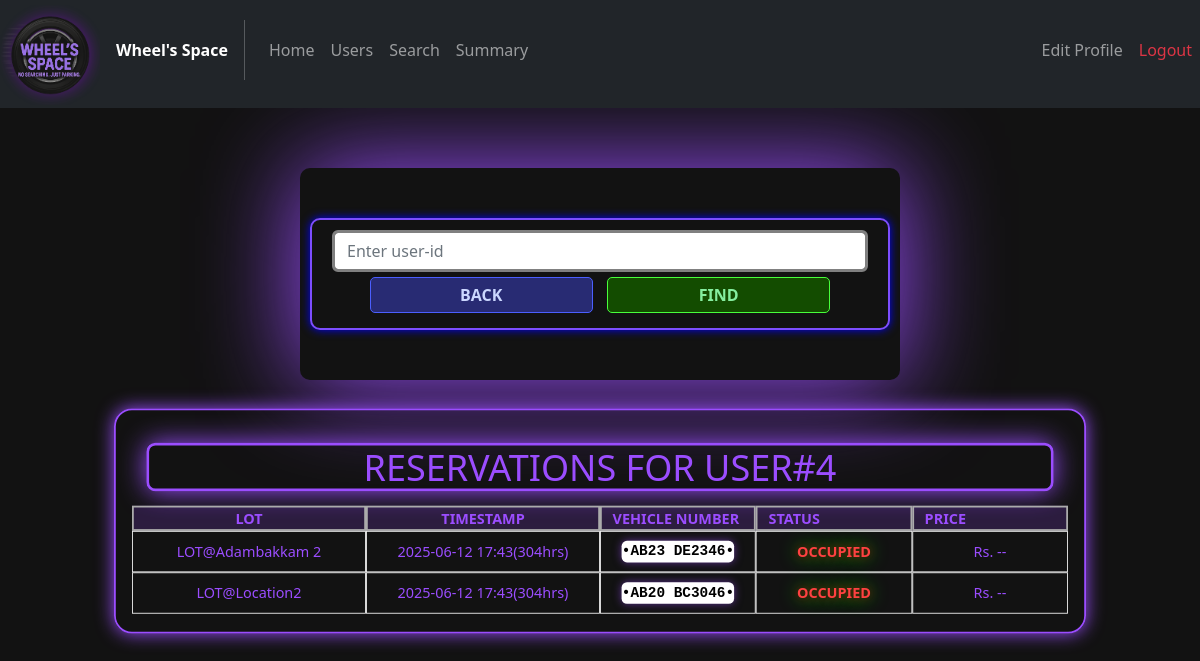
/adminhistory?userid=4, run on an earlier commit of the app's database.
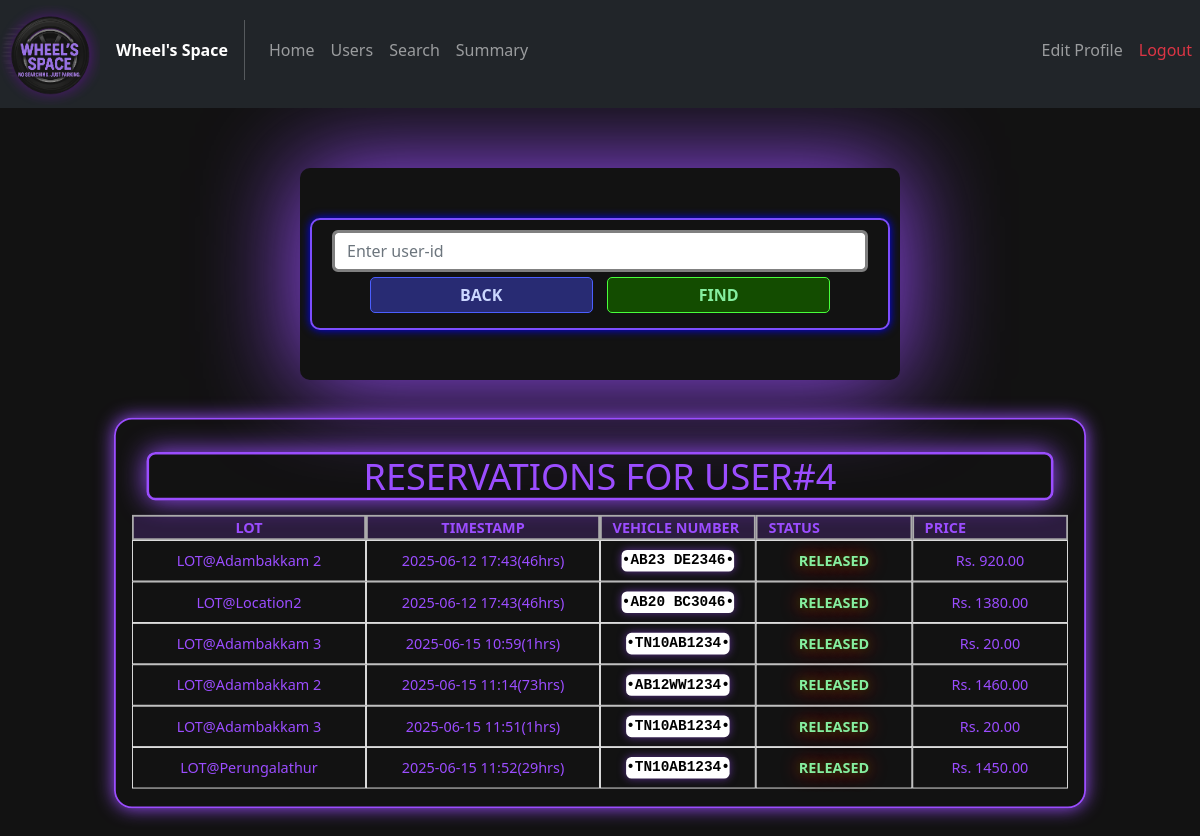
And on a later commit of the database.
### models/Reservations.py (models this page shows)
class Reservations(db.Model):
    __tablename__ = "Reservations"
    reservation_id = db.Column(db.Integer, primary_key = True)
    spot_id = db.Column(db.Integer, db.ForeignKey("Spots.spot_id"), nullable=True)
    user_id = db.Column(db.Integer, db.ForeignKey("Users.user_id"))
    parking_timestamp = db.Column(db.DateTime, nullable = False)
    leaving_timestamp = db.Column(db.DateTime)
    price_per_hour = db.Column(db.Numeric(10, 2), nullable=False)
    vehicle_number = db.Column(db.String(11), nullable=False)
    spot = db.relationship("Spots", back_populates = "reservation")
    user = db.relationship("Users", back_populates = "reserved")

### models/Lots.py (models this page shows)
class Lots(db.Model):
    __tablename__ = "Lots"
    lot_id   = db.Column(db.Integer, primary_key=True)
    location = db.Column(db.String(30), unique = True, nullable=False)
    price    = db.Column(db.Numeric(10, 2), nullable=False)
    address  = db.Column(db.String(100), nullable = False)
    pincode  = db.Column(db.Integer, nullable=False)
    max_spots= db.Column(db.Integer, nullable=False)
    spots    = db.relationship("Spots",back_populates = "lot")

### controllers/admin_routes.py (the view)
@admin_routes.route("/adminhistory")
def adminhistory():
    uid = request.args.get("userid")
    if (uid!=None):
        if not uid.isdigit():
            return render_template("admin_history.html", search=False)
        else:
            user = Users.query.filter_by(user_id = uid).first()
            if user==None:
                return render_template("admin_history.html",search=False,show_alert=True)
            raw_sql =  text(f"""SELECT
                                    spots.spot_id,
                                    lots.location,
                                    lots.price,
                                    reservations.vehicle_number,
                                    reservations.parking_timestamp,
                                    reservations.leaving_timestamp
                                FROM reservations
                                LEFT OUTER JOIN spots ON (reservations.spot_id = spots.spot_id)
                                JOIN lots ON (spots.lot_id=lots.lot_id)
                                JOIN users ON (users.user_id = reservations.user_id)
                                WHERE users.user_id = {uid};""")
            res = db.session.execute(raw_sql).all()
            i=len(res)-1
            ind = i
            while i>=0:
                if res[ind].leaving_timestamp==None:
                    res.insert(0,res.pop(ind))
                    ind+=1
                i-=1
                ind-=1
            return render_template("admin_history.html", search=True, user_id = uid, reservations = res, datetime=datetime)
    else:
        return render_template("admin_history.html", search=False)

### templates/admin_history.html (shortened to what this page needs)
<!DOCTYPE html>
<html lang="en">
<head>
    <link href="https://cdn.jsdelivr.net/npm/bootstrap@5.2.3/dist/css/bootstrap.min.css" rel="stylesheet">
    <link rel="stylesheet" href="../static/css/General_style.css">
    <link rel="stylesheet" href="../static/css/Admin_style.css">
</head>
<body>
    <nav class="navbar navbar-expand-lg navbar-dark bg-dark my-nav-bar">
        <div class="navbar-brand logo">
            <img src = {{ url_for('static', filename='images/logo.png')}} alt="WHEEL'S SPACE LOGO" id="logo" class="img-fluid mb-5">
        </div>
        <span class="fw-bold text-white">Wheel's Space</span>
        <div class="collapse navbar-collapse" id = "navbarelements">
            <ul class="navbar-nav me-auto">
                <li class="nav-item">
                    <a href="{{url_for("admin_routes.adminhome")}}" class="nav-link my-nav-link">Home</a>
                </li>
                <li class="nav-item">
                    <a href="{{url_for("admin_routes.adminusers")}}" class="nav-link my-nav-link">Users</a>
                </li>
                <li class="nav-item">
                    <a href="{{url_for("admin_routes.adminsearch")}}" class="nav-link my-nav-link">Search</a>
                </li>
                <li class="nav-item">
                    <a href="{{url_for("admin_routes.adminsummary")}}" class="nav-link my-nav-link">Summary</a>
                </li>
            </ul>
            <ul class="navbar-nav">
                <li class="nav-item">
                    <a href="{{url_for("admin_routes.adminedit")}}" class="nav-link my-nav-link">Edit Profile</a>
                </li>
                <li class="nav-item">
                    <a href="{{url_for('auth_rbac.logout')}}" class="nav-link my-nav-link text-danger">Logout</a>
                </li>
            </ul>
        </div>
    </nav>
    <div class="span-box text-center container">
        <form action="{{ url_for('admin_routes.adminhistory') }}" class="form-style form my-form">
            <input type="number" name="userid" id="userid" placeholder="Enter user-id" class="col-12 form-control my-form-input">
            <a href="{{ url_for('admin_routes.adminhome') }}" class="admin-button col-5 edit-btn">BACK</a>
            <input type="submit" value="FIND" class="admin-button col-5 add-btn">
        </form>
    </div>
    {% if search %}
    <div class="container my-3 user-box" style="max-width: 1200px;">
        <div class="row">
            <span class="my-title h1 m-3 col text-center">RESERVATIONS FOR USER#{{user_id}}</span>
        </div>
        <div class="row mb-1 mb-lg-0">
            <div class="table-heading col-6 col-md-5 col-lg-4 col-xl-3">LOT</div>
            <div class="table-heading col-6 col-md-3 col-lg-3">TIMESTAMP</div>
            <div class="table-heading d-none d-md-block col-md-4 col-lg-3 col-xl-2">VEHICLE NUMBER</div>
            <div class="table-heading d-none d-lg-block col-lg-2">STATUS</div>
            <div class="table-heading d-none d-xl-block col-xl-2">PRICE</div>
        </div>
        {% if reservations | length == 0 %}
            <div class="row mb-1 mb-lg-0">
                <div class="table-element col h2">
                    NO RESERVATIONS
                </div>
            </div>
        {% else %}
            {% for res in reservations %}
                {% if res.leaving_timestamp!=None %}
                    {% set duration = ((datetime.strptime(res.leaving_timestamp[:-10],'%Y-%m-%d %H:%M')-datetime.strptime(res.parking_timestamp[:-10],'%Y-%m-%d %H:%M')).total_seconds()+3599)//3600 %}
                {% else %}
                    {% set duration = ((datetime.now() - datetime.strptime(res.parking_timestamp[:-10],'%Y-%m-%d %H:%M')).total_seconds()+3599)//3600 %}
                {% endif %}
            <div class="row mb-1 mb-lg-0">
                <div class="table-element col-6 col-md-5 col-lg-4 col-xl-3">LOT@{{res.location}}</div>
                <div class="table-element col-6 col-md-3">{{res.parking_timestamp[:-10]}}({{ "%d" | format(duration)}}hrs)</div>
                <div class="table-element col-6 col-md-4 col-lg-3 col-xl-2">
                    <div class="d-flex license-plate justify-content-center">
                        <span>{{res.vehicle_number}}</span>
                    </div>
                </div>
                <div class="table-element col-6 col-md-12 col-lg-2">
                    {% if res.leaving_timestamp==None %}
                        <span class="admin-red-span">OCCUPIED</span>
                    {% else %}
                        <span class="admin-green-span">RELEASED</span>
                    {% endif %}
                </div>
                <div class="table-element d-none d-xl-flex col-xl-2">
                    {% if res.leaving_timestamp==None %}
                        Rs. --
                    {% else %}
                        {% set price = duration*res.price | float %}
                        Rs. {{ "%.2f" | format(price)}}
                    {% endif %}
                </div>
            </div>
            {% endfor %}
        {% endif %}
    </div>
    {% endif %}
</body>
</html>

### static/css/General_style.css (style rules this page uses)
body { background-color: #121212; }
.logo { max-width: 100px; max-height: 100px; }
.my-nav-bar { padding-top: 0px; }
.my-nav-link { padding: 10px; }
.span-box { min-width: 200px; max-width: 600px !important; margin-top: 5%; width: 80%; background-color: #121212; box-shadow: 0px 0px 100px 0px #9b4dff; padding: 50px 10px; border-radius: 10px; }
.edit-btn { background-color: #282b73; color: #cbd7ff; border: 1px solid #4b5fff; }
.add-btn { background-color: #134c00; color: #85ee9f; border: 1px solid #48ff3b; }
.my-form { padding: 10px 20px; border: 2px solid #7c4dff; border-radius: 10px; box-shadow: 0px 0px 10px 0px blue; }
.my-form .my-form-input { border: 3px solid gray !important; }
.my-title { border: 3px solid #9b4dff; color: #9b4dff; padding: 0px 10px; box-shadow: 0px 0px 30px 0px; border-radius: 10px; }
.table-heading { background-color: #9b4dff30; font-weight: bold; color: #9b4dff; border: 2px solid #ababab; display: flex; align-items: center; justify-content: center; }
.table-element { border: 1px solid #efefef; color: #9b4dff; display: flex; align-items: center; justify-content: center; }
.license-plate { text-align: center !important; border-radius: 6px; background: white; color: black; font-weight: bold; font-family: 'Consolas', 'Courier New', monospace; box-shadow: 0 0 10px #9b4dff88; height: fit-content; }
.license-plate::before, .license-plate::after { content: "•"; font-size: 1rem; color: black; vertical-align: middle; }
.user-box { max-width: 1000px; min-width: 250px; width: 90%; border: 2px solid #9b4dff; border-radius: 10px; overflow: hidden; margin-top: 20px; }

### static/css/Admin_style.css (style rules this page uses)
.admin-button { display: inline-block; text-decoration: none; font-weight: bold; padding: 5px 20px; margin: 5px; border-radius: 5px; transition: 0.2s all linear; text-align: center; cursor: pointer; }
.user-box { transform: scale(0.9); padding: 20px 30px; box-shadow: 0px 0px 20px 0px #9b4dff; border: 2px solid #9b4dff !important; border-radius: 20px; }
.admin-green-span { display: inline-block; text-decoration: none; font-weight: bold; padding: 5px 20px; margin: 5px; border-radius: 5px; transition: 0.2s all linear; text-align: center; color: #85ee9f; text-shadow: 0px 0px 10px #134c00, 0px 0px 20px #ff0000; }

What changed in the data, as far as the page shows it:
changed Reservations "AB23 DE2346": duration "304" → "46"; price (not shown) → "920.00"; no longer shows "OCCUPIED Rs. --"
changed Reservations "AB20 BC3046": duration "304" → "46"; price (not shown) → "1380.00"; no longer shows "OCCUPIED Rs. --"
added Reservations: location "Adambakkam 3", parking_timestamp "2025-06-15 10:59", duration "1", vehicle_number "TN10AB1234", shows "RELEASED", price_per_hour "20.00"
added Reservations: location "Adambakkam 2", parking_timestamp "2025-06-15 11:14", duration "73", vehicle_number "AB12WW1234", shows "RELEASED", price "1460.00"
added Reservations: location "Adambakkam 3", parking_timestamp "2025-06-15 11:51", duration "1", vehicle_number "TN10AB1234", shows "RELEASED", price_per_hour "20.00"
added Reservations: location "Perungalathur", parking_timestamp "2025-06-15 11:52", duration "29", vehicle_number "TN10AB1234", shows "RELEASED", price "1450.00"
